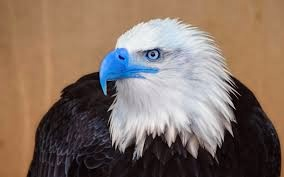
#> input picture test/data/trans1/images-1.jpg, 284 x 177 px, found by its file name; its folder holds only this picture in this run
$ python 'color trans.py'
#> lines starting #> are read from the running program, lines starting #| are printed output that depends on the picture
import numpy as np
import cv2

def colorTrans(img,i):
    trans1 = cv2.cvtColor(img,cv2.COLOR_BGR2RGB)
    trans2 = cv2.cvtColor(img,cv2.COLOR_BGR2YUV)[:,:,0]

    trans1_path = 'trans1/images-%d.jpg'%i
    trans2_path = 'trans2/images-%d.jpg'%i
    cv2.imwrite(trans1_path,trans1)
    cv2.imwrite(trans2_path,trans2)


if __name__ == "__main__":
    for i in range(1,108):
        img_path = 'origin/images-%d.jpg'%i
        img = cv2.imread(img_path)
#> img is the input picture: shape (177, 284, 3); mean B, G, R 100.5, 113, 132.4

        colorTrans(img,i)
#> in colorTrans, `trans2 = cv2.cvtColor(img,cv2.COLOR_BGR2YUV)[:,:,0]`:
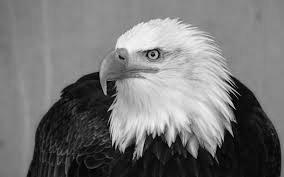
#> trans2: shape (177, 284); min 1, max 248, mean 117.4
#> (the run stopped early here; a loop or call above may not have finished)
